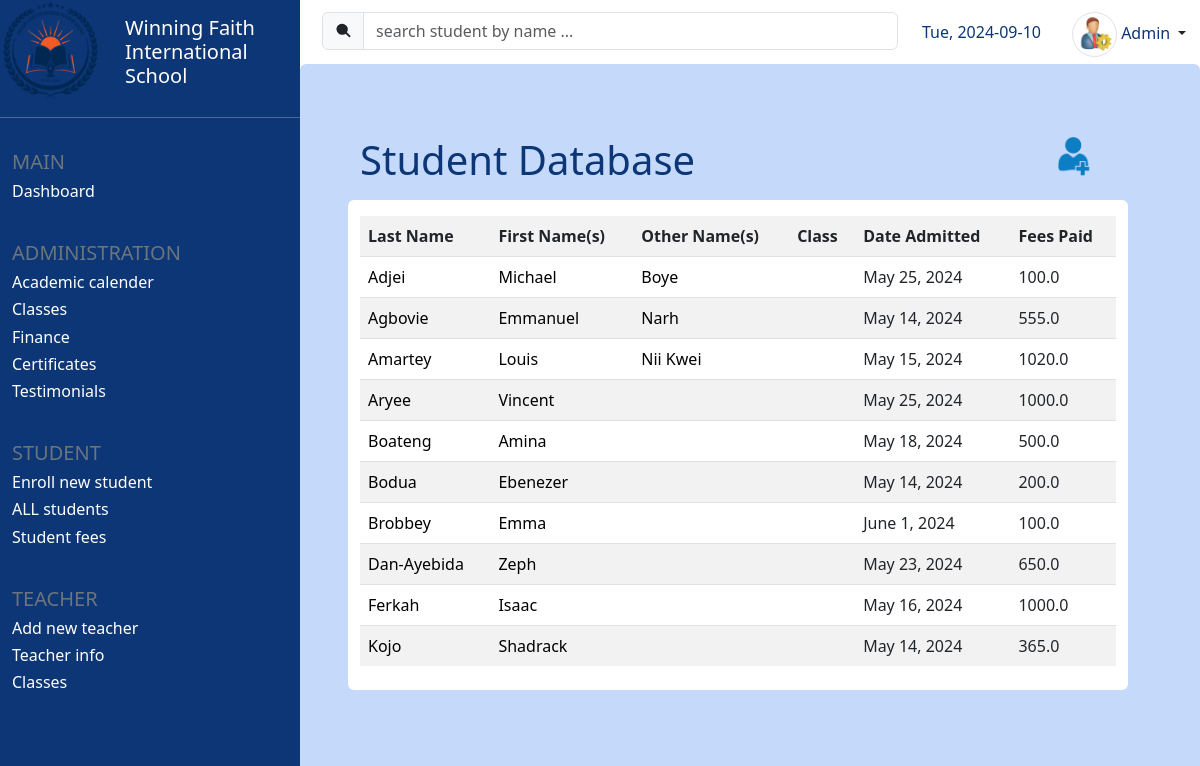
Before: /students (signed in) with the older database file.
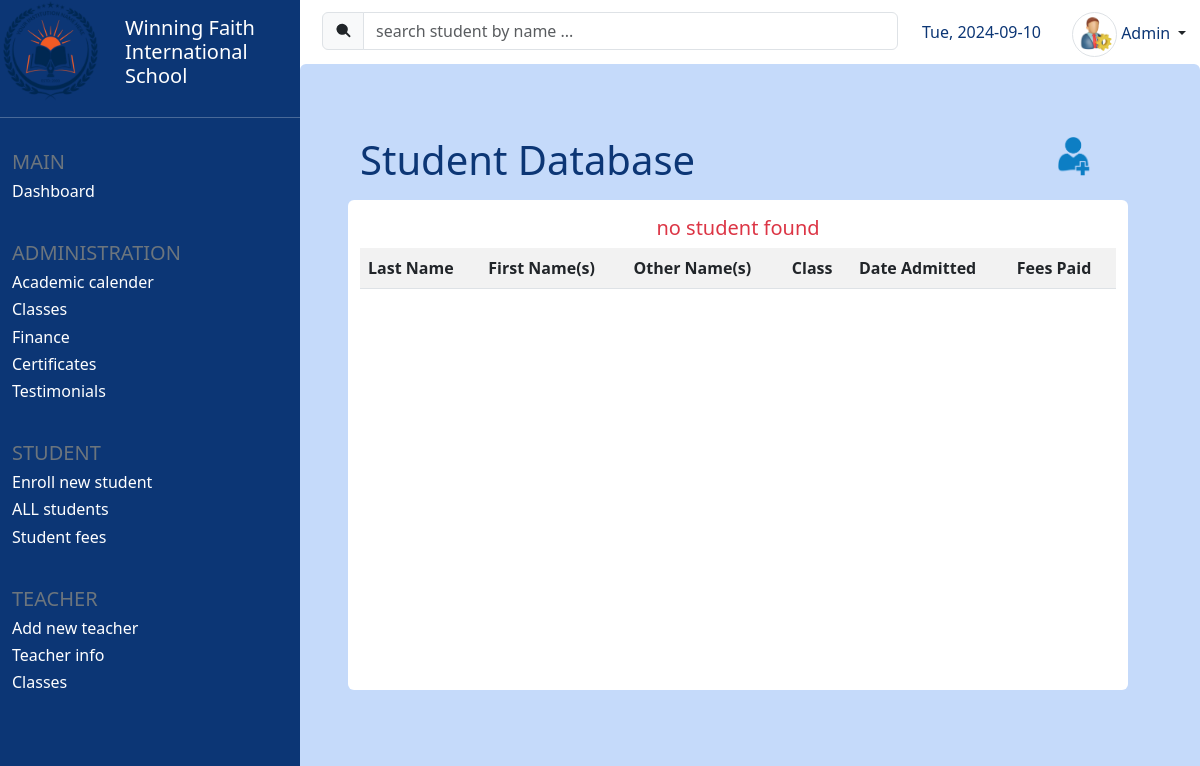
After: the same page with the newer database file.
### core/models.py (models this page shows, shortened)
class Student(models.Model):
    fname = models.CharField(max_length=25)
    lname = models.CharField(max_length=25)
    other_names = models.CharField(max_length=100, blank=True)
    full_name = models.CharField(max_length = 100, editable=False)
    guardian_full_name = models.CharField(max_length=255)
    guardian_phone_number = models.IntegerField()
    guardian_relation = models.CharField(max_length=25)
    fees_paid = models.FloatField()
    fees_rem = models.FloatField(default=0.0)
    is_owing = models.BooleanField(default=False)
    date_enrolled = models.DateField(default=datetime.now)
    classroom = models.ForeignKey('Classroom', to_field='name', on_delete=models.PROTECT)

### core/views.py (the view)
# urls.py: path('students', views.display_students, name='students'),
@login_required(login_url='login')
def display_students(request):
    try:
        search = request.GET.get('search_student')
        if search:
            students = Student.objects.filter(
                Q(full_name__icontains=search)
            ).order_by('lname', 'fname')
        else:
            students = Student.objects.all().order_by('lname', 'fname')
    except Exception as e:
        print(f'error:: {e}')
        messages.error(request, 'An error occurred')
        return redirect('index')
    context = {
        'students': students
    }
    return render(request, 'student_info.html', context)

### templates/student_info.html (shortened to what this page needs)
{% extends 'index.html' %}
{% load static %}
{% block content %}
<div class="container-fluid row home mt-4 p-5">
    {% block db_table_header %}
    <div class="row mb-3 w-100">
        <div class="col col-lg-6">
            <h5 class="d-inline blue-text display-6">
                {% block db_table_header_text %}
                Student Database
                {% endblock %}
            </h5>
        </div>
        <div class="col col-lg-6">
            <span class="d-inline float-end">
                {% block db_table_header_icon %}
                <a href="{% url 'enroll' %}" class="text-decoration-none" title="new student">
                        <img src="{% static 'add_student.png' %}" width="35" height="35" class="img-fluid">
                </a>
                {% endblock db_table_header_icon %}
            </span>
        </div>
    </div>
    {% endblock db_table_header %}
    <div class="container bg-white rounded pt-3 pb-4">
        <div class="" style="height: 450px; overflow-y: auto;">
            {% block db_table %}
            <table class="table table-striped">
                <tr>
                    <th>Last Name</th>
                    <th>First Name(s)</th>
                    <th>Other Name(s)</th>
                    <th>Class</th>
                    <th>Date Admitted</th>
                    <th>Fees Paid</th>
                </tr>
                {% if students %}
                {% for student in students %}
                <tr>
                    <td><a href="{% url 'student' student.id %}">{{student.lname}}</a></td>
                    <td><a href="{% url 'student' student.id %}">{{student.fname}}</a></td>
                    <td><a href="{% url 'student' student.id %}">{{student.other_names}}</a></td>
                    <td>{{student.classroom}}</td>
                    <td>{{student.date_enrolled}}</td>
                    <td>{{student.fees_paid}}</td>
                </tr>
                {% endfor %}
                {% else %}
                <h5 class="text-danger text-center fw-light">no student found</h5>
                {% endif %}
            </table>
            {% endblock db_table %}
        </div>
    </div>
</div>
{% endblock content %}

Changed rows visible on the page:
removed Student: lname "Adjei", fname "Michael", other_names "Boye", date_enrolled "May 25, 2024", fees_paid "100.0"
removed Student: lname "Agbovie", fname "Emmanuel", other_names "Narh", date_enrolled "May 14, 2024", fees_paid "555.0"
removed Student: lname "Amartey", fname "Louis", other_names "Nii Kwei", date_enrolled "May 15, 2024", fees_paid "1020.0"
removed Student: lname "Aryee", fname "Vincent", date_enrolled "May 25, 2024", fees_paid "1000.0"
removed Student: lname "Boateng", fname "Amina", date_enrolled "May 18, 2024", fees_paid "500.0"
removed Student: lname "Bodua", fname "Ebenezer", date_enrolled "May 14, 2024", fees_paid "200.0"
removed Student: lname "Brobbey", fname "Emma", date_enrolled "June 1, 2024", fees_paid "100.0"
removed Student: lname "Dan-Ayebida", fname "Zeph", date_enrolled "May 23, 2024", fees_paid "650.0"
removed Student: lname "Ferkah", fname "Isaac", date_enrolled "May 16, 2024", fees_paid "1000.0"
removed Student: lname "Kojo", fname "Shadrack", date_enrolled "May 14, 2024", fees_paid "365.0"
Other visible differences:
text now shown: "no student found"
